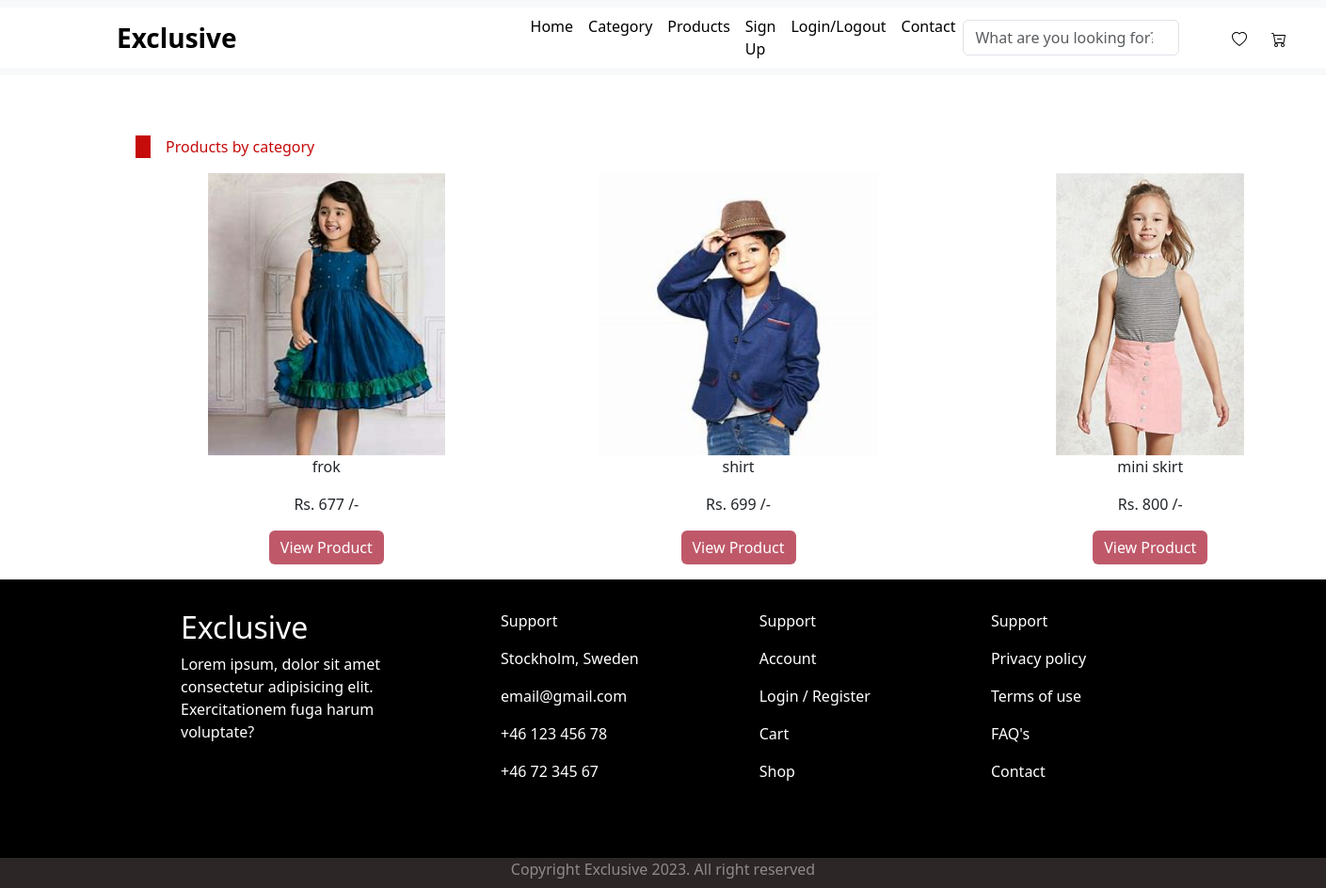
Page /product/3/ on the committed database.
### app/models.py (models this page shows, shortened)
class product(models.Model):
    Category=models.ForeignKey(category,on_delete=models.CASCADE)
    name=models.CharField(max_length=200)
    rate=models.IntegerField()
    image=models.FileField(upload_to='products/images')
    description=models.TextField()

### app/views.py (the view)
# urls.py: path('product/<int:id>/', views.prod, name='prodscat'),
def prod(request, id):
    products = product.objects.filter(Category__id=id)
    return render(request, 'prod.html', {'prod': products})

### templates/prod.html (shortened to what this page needs)
{% extends "common.html" %}
{% block content %}
{% load static %}
<div class="sale">
    <p class="today" >Products by category</p>
</div>
<div class="pro">
    {% for i in prod %}
    {% include "product.html" with data=i %}
    {% endfor %}
</div>
{% endblock content %}

### templates/product.html (shortened to what this page needs)
<!DOCTYPE html>
{% load static %}
<html lang="en">
<head>
</head>
<body>
    <div class="product-item">
        <img src="{{data.image.url}}" alt="" style="height:300px; ">
        <p>{{data.name}}</p>
        <p> Rs. {{data.rate}} /-</p>
        <a href= "{% url "viewprods" i.id %} "><button type="button" class="btn btn-primary" style="background:rgb(191, 89, 106); border:0px;">View Product</button></a>
    </div>
</body>
</html>

### static/css/home.css (style rules this page uses)
.pro { display: flex; align-items: center; text-align: center; padding-left: 10em; gap: 4em; }
.product-item { flex: 1 1 calc(33.333% - 10px); box-sizing: border-box; padding-bottom: 1em; }
.sale { padding-top: 4em; padding-left: 9em; }
.today { border-left: 1rem solid rgb(198, 11, 11); padding-left: 1em; color: rgb(198, 11, 11) ; }

### rows in the picture
product: image (picture), name "frok", rate "677"
product: image (picture), name "shirt", rate "699"
product: image (picture), name "mini skirt", rate "800"
